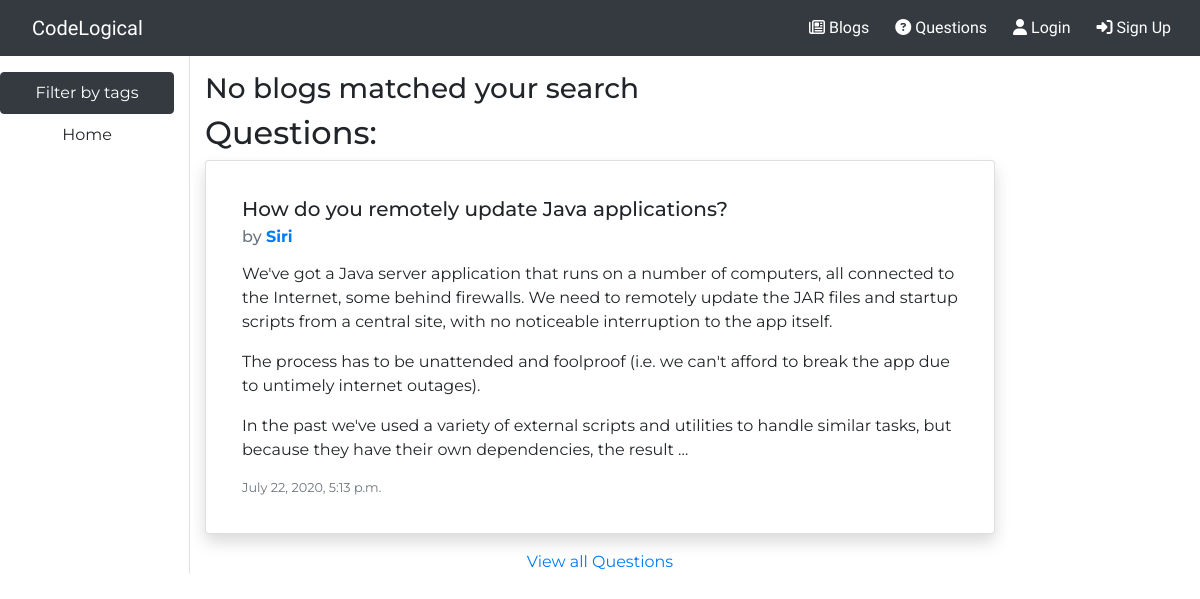
The page /search/java on the database as committed earlier.
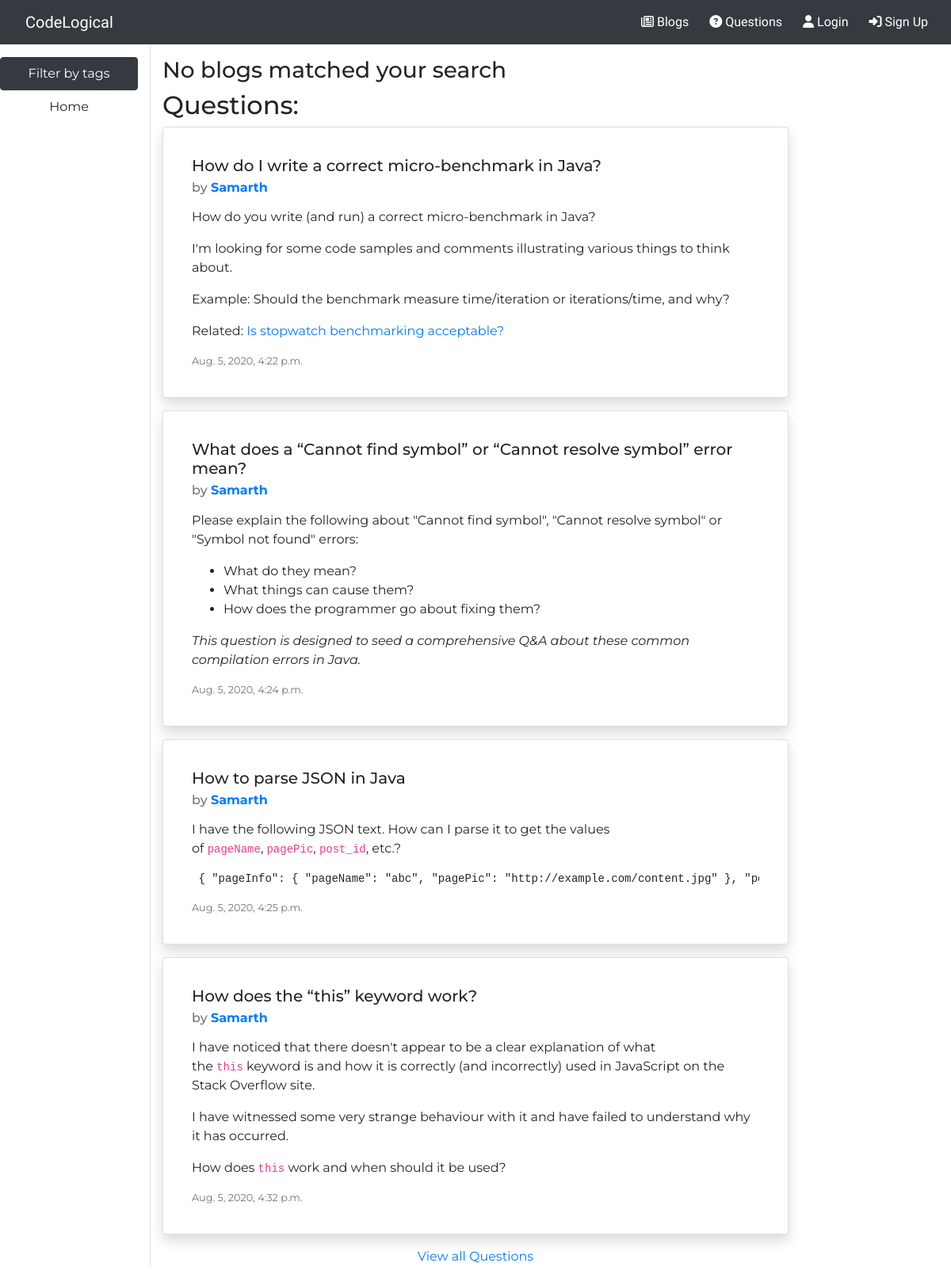
The same page on the database as committed later.
### qna/models.py (models this page shows, shortened)
class Question(models.Model):
    title=models.CharField(max_length=100)
    content=RichTextField(default="",blank=True,null=True)
    asked_by=models.ForeignKey(User,on_delete=models.CASCADE,null=True,blank=True)
    posted_on=models.DateTimeField(null=True,blank=True)
    tags = TaggableManager()

### blog/views.py (the view)
# urls.py: path('search/<str:slug>',searchResult,name='search-result'),
def searchResult(request,slug):
    blogs,questions=[],[]
    for i in slug.split():
        b=Blog.objects.filter(Q(title__icontains=i) | Q(content__icontains=i) )
        q=Question.objects.filter(Q(title__icontains=i) | Q(content__icontains=i))
        blogs.extend(b)
        questions.extend(q)
    blogs=list(set(blogs))[:4]
    questions=list(set(questions))[:4]
    context={'blogs':blogs,'questions':questions,'slug':slug}
    return render(request,'blog/search_results.html',context)

### blog/templates/blog/search_results.html (shortened to what this page needs)
{% extends "blog/base.html" %}
{% block space %}
<div class="row flex-xl-nowrap">
    <div class="col-12 col-md-3 col-xl-2 bd-sidebar border-right align-items-center">
        <nav class="nav flex-column sticky-top sidebar pt-3">
            <li class="nav-item">
                <a class="nav-link btn btn-dark " href="{% url 'tag-list-blogs' %}">Filter by tags</a>
            </li>
            <li class="nav-item">
                <a class="nav-link btn " href="{% url 'home' %}" tabindex="-1" aria-disabled="true">Home</a>
            </li>
        </nav>
    </div>
    <div class="col-sm-12 col-md-8 col-lg-8 pt-3">
        <div>
            {% if blogs %}
            <h2>Blogs:</h2>
            {% for blog in blogs %}
                <div class="card shadow p-3 mb-3 bg-white rounded ">
                    <div class="card-body">
                        <a href="{% url 'blog-detail' blog.id %}" class="stretched-link"></a>
                        <h5 class="card-title">{{ blog.title }}</h5>
                        <h6 class="card-subtitle mb-2 text-muted">by <a style="position: relative;" href="{% url 'profile'  blog.author.id %}" class="text-decoration-none"><strong>{{ blog.author }}</strong></a> </h6>
                        <p class="card-text">{{ blog.content|safe|truncatewords:90 }}</p>
                        <p class="card-text"><small class="text-muted">{{ blog.posted_on }}</small></p>
                    </div>
                </div>
            {% endfor %}
            <div class="text-center">
                <a href="{% url 'search-result-blogs' slug %}" class="">View all Blogs</a>
            </div>
            {% else %}
                <h3>No blogs matched your search</h3>
            {% endif %}
            {% if questions %}
            <h2>Questions:</h2>
            {% for question in questions %}
                <div class="card shadow p-3 mb-3 bg-white rounded ">
                    <div class="card-body">
                        <h5 class="card-title">{{ question.title }}</h5>
                        <h6 class="card-subtitle mb-2 text-muted">by <a style="position: relative;" href="{% url 'profile'  question.asked_by.id %}" class="text-decoration-none"><strong>{{ question.asked_by }}</strong></a> </h6>
                        <p class="card-text">{{ question.content|safe|truncatewords:90 }}</p>
                        <p class="card-text"><small class="text-muted">{{ question.posted_on }}</small></p>
                    </div>
                </div>
            {% endfor %}
            <div class="text-center">
                <a href="{% url 'search-result-questions' slug %}">View all Questions</a>
            </div>
            {% else %}
                <h3>No questions matched with your search</h3>
            {% endif %}
        </div>
    </div>
</div>
{% endblock %}

### blog/templates/blog/base.html (shortened to what this page needs)
{% load static %}
<html lang="en">
<head>
    <link rel="stylesheet" href="https://stackpath.bootstrapcdn.com/bootstrap/4.4.1/css/bootstrap.min.css">
    <link rel="stylesheet" type="text/css" href="{% static 'css/styles.css' %}">
</head>
<body style="font-family: 'Montserrat', sans-serif;">
    <nav class="navbar navbar-expand-lg navbar-dark bg-dark" style="font-family: 'Lobster', cursive;">
        <a class="navbar-brand ml-3" href="{% url 'home' %}">CodeLogical</a>
        <div id="Navbar" class="collapse navbar-collapse">
            <ul class="navbar-nav ml-auto list-group">
                <li class="navbar-item">
                    <a class="btn btn-dark" href="{% url 'blog-list' %}">
                        <i class="fa fa-newspaper-o" style="color:white;"></i>
                        Blogs
                    </a>
                </li>
                <li class="navbar-item">
                    <a class="btn btn-dark" href="{% url 'question-list' %}">
                        <i class="fa fa-question-circle"></i>
                        Questions
                    </a>
                </li>
                {% if user.is_authenticated %}
                <li class="navbar-item">
                    <a class="btn btn-dark" href="{% url 'profile' user.profile.id %}">
                        <i class="fa fa-user-circle-o" aria-hidden="true"></i>
                        Profile
                    </a>
                </li>
                <li class="navbar-item">
                    <a class="btn btn-dark" href="{% url 'logout' %}">
                        <i class="fa fa-sign-out" aria-hidden="true"></i>
                        Logout
                    </a>
                </li>
                {% else %}
                <li class="navbar-item">
                    <a class="btn btn-dark" href="{% url 'login' %}">
                        <i class="fa fa-user" aria-hidden="true"></i>
                        Login
                    </a>
                </li>
                <li class="navbar-item">
                    <a class="btn btn-dark" href="{% url 'register' %}">
                    <i class="fa fa-sign-in" style="color:white;" aria-hidden="true"></i>
                        Sign Up
                    </a>
                </li>
                {% endif %}
            </ul>
        </div>
    </nav>
    {% block space %}
    {% endblock %}
    <div class="container">
        <div class="row mypadding">
        </div>
    </div>
</body>
</html>

### blog/static/css/styles.css (style rules this page uses)
.mypadding { padding-top: 20px; }
.card { margin-bottom: 15px; }

Rows that differ between the two databases and show on the page:
removed Question: title "How do you remotely update Java applications?", asked_by "Siri", content "We've got a Java server application that runs on a number of computers, all connected to the Internet, some behind firewalls. We need to remotely update the JAR files and startup scripts from a central site, with no noticeable interruption to the app itself. The process has to be unattended and foolproof (i.e. we can't afford to break the app due to untimely internet outages). In the past we've used a variety of external scripts and utilities to handle similar tasks, but because they have their own dependencies, the result …", posted_on "July 22, 2020, 5:13 p.m."
added Question: title "How do I write a correct micro-benchmark in Java?", asked_by "Samarth", content "How do you write (and run) a correct micro-benchmark in Java? I'm looking for some code samples and comments illustrating various things to think about. Example: Should the benchmark measure time/iteration or iterations/time, and why? Related: Is stopwatch benchmarking acceptable?", posted_on "Aug. 5, 2020, 4:22 p.m."
added Question: title "What does a “Cannot find symbol” or “Cannot resolve symbol” error mean?", asked_by "Samarth", content "Please explain the following about \"Cannot find symbol\", \"Cannot resolve symbol\" or \"Symbol not found\" errors: What do they mean? What things can cause them? How does the programmer go about fixing them? This question is designed to seed a comprehensive Q&A about these common compilation errors in Java.", posted_on "Aug. 5, 2020, 4:24 p.m."
added Question: title "How to parse JSON in Java", asked_by "Samarth", content "I have the following JSON text. How can I parse it to get the values of pageName , pagePic , post_id , etc.? { \"pageInfo\": { \"pageName\": \"abc\", \"pagePic\": \"http://example.com/content.jpg\" },…", posted_on "Aug. 5, 2020, 4:25 p.m."
added Question: title "How does the “this” keyword work?", asked_by "Samarth", content "I have noticed that there doesn't appear to be a clear explanation of what the this keyword is and how it is correctly (and incorrectly) used in JavaScript on the Stack Overflow site. I have witnessed some very strange behaviour with it and have failed to understand why it has occurred. How does this work and when should it be used?", posted_on "Aug. 5, 2020, 4:32 p.m."
